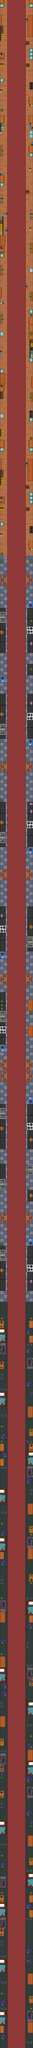

A 2D game scene composited from a Tiled map and its tileset images. What follows is a short description and the map's XML, with each tile layer's data collapsed to a summary:
An orthogonal 9x549 tile map with 32x32 px tiles, 3 tile layers (Tile Layer 1, Tile Layer 2, Tile Layer 3), 45 tilesets.

<map version="1.4" tiledversion="1.4.3" orientation="orthogonal" renderorder="right-down" width="9" height="549" tilewidth="32" tileheight="32" infinite="0" nextlayerid="6" nextobjectid="1">
 <editorsettings>
  <export target="." format="tmx" />
 </editorsettings>
 <tileset firstgid="1" name="hallway_floor_left" tilewidth="32" tileheight="32" tilecount="10" columns="2">
  <image source="HallwayFloorLeft.png" width="64" height="160" />
 </tileset>
 <tileset firstgid="11" name="Hallway_Floor_Right" tilewidth="32" tileheight="32" tilecount="10" columns="2">
  <image source="HallwayFloorRight.png" width="64" height="160" />
 </tileset>
 <tileset firstgid="21" name="Hallway_Rug" tilewidth="32" tileheight="32" tilecount="3" columns="3">
  <image source="HallwayRug.png" width="96" height="32" />
 </tileset>
 <tileset firstgid="24" name="Drawer1" tilewidth="32" tileheight="32" tilecount="4" columns="2">
  <image source="Drawer1.png" width="64" height="64" />
 </tileset>
 <tileset firstgid="28" name="drawer_right" tilewidth="32" tileheight="32" tilecount="4" columns="2">
  <image source="Drawer_right.png" width="64" height="64" />
 </tileset>
 <tileset firstgid="32" name="Drawer_stuff" tilewidth="32" tileheight="32" tilecount="4" columns="2">
  <image source="Drawer.png" width="64" height="64" />
 </tileset>
 <tileset firstgid="36" name="Plant" tilewidth="32" tileheight="32" tilecount="1" columns="1">
  <image source="Plant.png" width="32" height="32" />
 </tileset>
 <tileset firstgid="37" name="Bookshelf" tilewidth="32" tileheight="32" tilecount="6" columns="2">
  <image source="Bookshelf.png" width="64" height="96" />
 </tileset>
 <tileset firstgid="43" name="HallwayRug" tilewidth="32" tileheight="32" tilecount="3" columns="3">
  <image source="HallwayRug.png" width="96" height="32" />
 </tileset>
 <tileset firstgid="46" name="Kitchen_Floor" tilewidth="32" tileheight="32" tilecount="20" columns="4">
  <image source="KitchenFloor.png" width="128" height="160" />
 </tileset>
 <tileset firstgid="66" name="Dogbowl_right" tilewidth="32" tileheight="32" tilecount="4" columns="2">
  <image source="Dogbowl_right.png" width="64" height="64" />
 </tileset>
 <tileset firstgid="70" name="Counters" tilewidth="32" tileheight="32" tilecount="6" columns="2">
  <image source="Counters.png" width="64" height="96" />
 </tileset>
 <tileset firstgid="76" name="Table" tilewidth="32" tileheight="32" tilecount="6" columns="2">
  <image source="Table.png" width="64" height="96" />
 </tileset>
 <tileset firstgid="82" name="Stove" tilewidth="32" tileheight="32" tilecount="4" columns="2">
  <image source="Stove.png" width="64" height="64" />
 </tileset>
 <tileset firstgid="86" name="KitchenRug (2)" tilewidth="32" tileheight="32" tilecount="3" columns="3">
  <image source="KitchenRug.png" width="96" height="32" />
 </tileset>
 <tileset firstgid="89" name="Fruits" tilewidth="32" tileheight="32" tilecount="1" columns="1">
  <image source="Fruits.png" width="32" height="32" />
 </tileset>
 <tileset firstgid="90" name="Sink" tilewidth="32" tileheight="32" tilecount="6" columns="2">
  <image source="Sink.png" width="64" height="96" />
 </tileset>
 <tileset firstgid="96" name="Dogbowl" tilewidth="32" tileheight="32" tilecount="4" columns="2">
  <image source="Dogbowl.png" width="64" height="64" />
 </tileset>
 <tileset firstgid="100" name="Stove_left" tilewidth="32" tileheight="32" tilecount="4" columns="2">
  <image source="Stove_left.png" width="64" height="64" />
 </tileset>
 <tileset firstgid="104" name="Counters_right" tilewidth="32" tileheight="32" tilecount="6" columns="2">
  <image source="Counters_right.png" width="64" height="96" />
 </tileset>
 <tileset firstgid="110" name="Moccamaster" tilewidth="32" tileheight="32" tilecount="1" columns="1">
  <image source="Moccamaster.png" width="32" height="32" />
 </tileset>
 <tileset firstgid="111" name="Table_left" tilewidth="32" tileheight="32" tilecount="6" columns="2">
  <image source="Table_left.png" width="64" height="96" />
 </tileset>
 <tileset firstgid="117" name="Bed2" tilewidth="32" tileheight="32" tilecount="8" columns="2">
  <image source="Bed2.png" width="64" height="128" />
 </tileset>
 <tileset firstgid="125" name="Drawer" tilewidth="32" tileheight="32" tilecount="4" columns="2">
  <image source="Drawer.png" width="64" height="64" />
 </tileset>
 <tileset firstgid="129" name="Books" tilewidth="32" tileheight="32" tilecount="2" columns="2">
  <image source="Books.png" width="64" height="32" />
 </tileset>
 <tileset firstgid="131" name="Desk" tilewidth="32" tileheight="32" tilecount="6" columns="2">
  <image source="Desk.png" width="64" height="96" />
 </tileset>
 <tileset firstgid="137" name="Clothes" tilewidth="32" tileheight="32" tilecount="4" columns="2">
  <image source="Clothes.png" width="64" height="64" />
 </tileset>
 <tileset firstgid="141" name="BedroomRug (2)" tilewidth="32" tileheight="32" tilecount="3" columns="3">
  <image source="BedroomRug.png" width="96" height="32" />
 </tileset>
 <tileset firstgid="144" name="Bedroom_Floor" tilewidth="32" tileheight="32" tilecount="9" columns="3">
  <image source="BedroomFloor.png" width="96" height="96" />
 </tileset>
 <tileset firstgid="153" name="mirror2" tilewidth="32" tileheight="32" tilecount="2" columns="2">
  <image source="mirror2.png" width="64" height="32" />
 </tileset>
 <tileset firstgid="155" name="mirror3png" tilewidth="32" tileheight="32" tilecount="2" columns="2">
  <image source="mirror3png.png" width="64" height="32" />
 </tileset>
 <tileset firstgid="157" name="mirror" tilewidth="32" tileheight="32" tilecount="2" columns="2">
  <image source="mirror.png" width="64" height="32" />
 </tileset>
 <tileset firstgid="159" name="shoealone" tilewidth="32" tileheight="32" tilecount="2" columns="2">
  <image source="shoealone.png" width="64" height="32" />
 </tileset>
 <tileset firstgid="161" name="shoes" tilewidth="32" tileheight="32" tilecount="1" columns="1">
  <image source="shoes.png" width="32" height="32" />
 </tileset>
 <tileset firstgid="162" name="shoes2" tilewidth="32" tileheight="32" tilecount="1" columns="1">
  <image source="shoes2.png" width="32" height="32" />
 </tileset>
 <tileset firstgid="163" name="shoes3" tilewidth="32" tileheight="32" tilecount="1" columns="1">
  <image source="shoes3.png" width="32" height="32" />
 </tileset>
 <tileset firstgid="164" name="sneaker_separate" tilewidth="32" tileheight="32" tilecount="1" columns="1">
  <image source="sneaker_separate.png" width="32" height="32" />
 </tileset>
 <tileset firstgid="165" name="sneaker_separate2" tilewidth="32" tileheight="32" tilecount="1" columns="1">
  <image source="sneaker_separate2.png" width="32" height="32" />
 </tileset>
 <tileset firstgid="166" name="sneaker2" tilewidth="32" tileheight="32" tilecount="1" columns="1">
  <image source="sneaker2.png" width="32" height="32" />
 </tileset>
 <tileset firstgid="167" name="sneakers" tilewidth="32" tileheight="32" tilecount="1" columns="1">
  <image source="sneakers.png" width="32" height="32" />
 </tileset>
 <tileset firstgid="168" name="wardrobe2" tilewidth="32" tileheight="32" tilecount="3" columns="1">
  <image source="wardrobe2.png" width="32" height="96" />
 </tileset>
 <tileset firstgid="171" name="wardrobe" tilewidth="32" tileheight="32" tilecount="3" columns="1">
  <image source="wardrobe.png" width="32" height="96" />
 </tileset>
 <tileset firstgid="174" name="wardrobe2" tilewidth="32" tileheight="32" tilecount="3" columns="1">
  <image source="wardrobe2.png" width="32" height="96" />
 </tileset>
 <tileset firstgid="177" name="clothes_stand3" tilewidth="32" tileheight="32" tilecount="3" columns="1">
  <image source="clothes_stand3.png" width="32" height="96" />
 </tileset>
 <tileset firstgid="180" name="clothes-stand" tilewidth="32" tileheight="32" tilecount="3" columns="1">
  <image source="clothes-stand.png" width="32" height="96" />
 </tileset>
 <layer id="1" name="Tile Layer 1" width="9" height="549">
  <data>[4941 cells, 4941 non-empty, 53 distinct tile ids]</data>
 </layer>
 <layer id="2" name="Tile Layer 2" width="9" height="549">
  <data>[4941 cells, 1112 non-empty, 110 distinct tile ids]</data>
 </layer>
 <layer id="5" name="Tile Layer 3" width="9" height="549">
  <data>[4941 cells, 133 non-empty, 40 distinct tile ids]</data>
 </layer>
</map>
